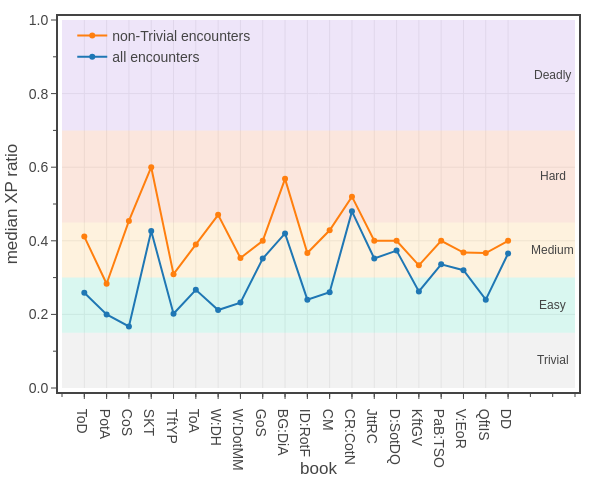

Write notebook code for a chart like this one.
### Code cell
# Fig. 5: Plots the distribution of average encounter XP ratios for each book using the 2014 rules
import plotly.graph_objects as go

rules = '2014'

fig = go.Figure()

books = [v['acronym'] for k, v in book_dict.items()]


if rules == '2014':
    thresholds = [
        ('Trivial', 0.00, 0.15, 'rgba(167, 167, 167, 0.15)'),
        ('Easy',    0.15, 0.15, 'rgba(  0, 199, 151, 0.15)'),
        ('Medium',  0.30, 0.15, 'rgba(245, 166,  35, 0.15)'),
        ('Hard',    0.45, 0.25, 'rgba(228,  90,  29, 0.15)'),
        ('Deadly',  0.70, 0.30, 'rgba(144,  79, 213, 0.15)'), #rgba(213,  79,  79, 0.2)'
        ('Very Deadly',  1.0, 0.5, 'rgba(200,  200, 200, 0.15)'),
    ]
else:
    thresholds = [
        ('Low',       0.00, 0.30, 'rgba(  0, 199, 151, 0.15)'),
        ('Moderate',  0.30, 0.15, 'rgba(245, 166,  35, 0.15)'),
        ('High',      0.45, 0.25, 'rgba(228,  90,  29, 0.15)'), #rgba(213,  79,  79, 0.2)'
        ('Very High', 0.70, 1.30, 'rgba(200,  200, 200, 0.15)'),
    ]
for name, diff, dx, color in thresholds:
    fig.add_trace(go.Scatter(
        x=[-1, len(books)+2], 
        y=[diff+dx, diff+dx],
        mode='none',
        fill='tonexty', 
        showlegend=False,
        fillcolor=color,
        hoverinfo='none'
    ))
    fig.add_annotation(
        x=len(books)+1, 
        y=diff + dx/2,
        text=name,
        showarrow=False,
        font_size=12,
    )

encounters_mean = []
for book in books:
    df1 = df[df['book_acronym'].eq(book) & df[f'{rules} difficulty'].isin(['Trivial','Easy','Medium','Hard','Deadly','Very Deadly','Low','Moderate','High','Very High'])]
    xr_mean = df1[f'{rules} XP_ratio'].median()
    xr_std = df1[f'{rules} XP_ratio'].std()
    xr_cv = xr_std/xr_mean
    encounters_mean.append(xr_mean)

fig.add_trace(go.Scatter(
    x=list(range(len(encounters_mean))), 
    y=encounters_mean,
    mode='markers+lines',
    name='all encounters',
    line_color=COLOR_LIST[0],
    hovertemplate='<b>all encounters</b><br>%{x}<br>XP ratio %{y:.2f}<extra></extra>',
))

encounters_mean = []
for book in books:
    df1 = df[df['book_acronym'].eq(book) & df[f'{rules} difficulty'].isin(['Easy','Medium','Hard','Deadly','Very Deadly','Low','Moderate','High','Very High'])]
    xr_mean = df1[f'{rules} XP_ratio'].median()
    xr_std = df1[f'{rules} XP_ratio'].std()
    xr_cv = xr_std/xr_mean
    encounters_mean.append(xr_mean)

fig.add_trace(go.Scatter(
    x=list(range(len(encounters_mean))), 
    y=encounters_mean,
    mode='markers+lines',
    name='non-Trivial encounters',
    line_color=COLOR_LIST[1],
    hovertemplate='<b>non-Trivial encounters</b><br>%{x}<br>XP ratio %{y:.2f}<extra></extra>',
))

# set layout
fig.update_layout(
    template=tfb.FIG_TEMPLATE,
    xaxis=dict(title_text='book',range=[-1,len(books)+2], automargin=True, tickmode='array', tickvals=list(range(len(books))), ticktext=list(books)),
    yaxis=dict(title_text='median XP ratio', range=[0,1.0], automargin=True, tickformat='.1f', dtick=0.2, minor_dtick=0.1),
    legend=dict(xanchor='left', x=0.02, yanchor='top', y=1.00, bgcolor='rgba(0,0,0,0)'),
    width=600, 
    height=500,
)

fig.show(config=tfb.FIG_CONFIG)

# save figures
if SAVEFIGS:
    fig.update_layout(autosize=True, width=None, height=None)
    tfb.save_fig_html(fig, format='large', name=f'./fig-encounter-median-xp-ratio-by-book-large', style='aspect-ratio: 600/500;')
    tfb.save_fig_html(fig, format='small', name=f'./fig-encounter-median-xp-ratio-by-book-small', style='aspect-ratio: 600/500;')

### Figure 1 — Plotly figure (JSON) as saved in the notebook; plotly's stock layout.template omitted (floating-point values rounded to 4 significant figures)
{"data": [{"fill": "tonexty", "fillcolor": "rgba(167, 167, 167, 0.15)", "hoverinfo": "none", "mode": "none", "showlegend": false, "type": "scatter", "x": [-1, 22], "y": [0.15, 0.15]}, {"fill": "tonexty", "fillcolor": "rgba(  0, 199, 151, 0.15)", "hoverinfo": "none", "mode": "none", "showlegend": false, "type": "scatter", "x": [-1, 22], "y": [0.3, 0.3]}, {"fill": "tonexty", "fillcolor": "rgba(245, 166,  35, 0.15)", "hoverinfo": "none", "mode": "none", "showlegend": false, "type": "scatter", "x": [-1, 22], "y": [0.45, 0.45]}, {"fill": "tonexty", "fillcolor": "rgba(228,  90,  29, 0.15)", "hoverinfo": "none", "mode": "none", "showlegend": false, "type": "scatter", "x": [-1, 22], "y": [0.7, 0.7]}, {"fill": "tonexty", "fillcolor": "rgba(144,  79, 213, 0.15)", "hoverinfo": "none", "mode": "none", "showlegend": false, "type": "scatter", "x": [-1, 22], "y": [1, 1]}, {"fill": "tonexty", "fillcolor": "rgba(200,  200, 200, 0.15)", "hoverinfo": "none", "mode": "none", "showlegend": false, "type": "scatter", "x": [-1, 22], "y": [1.5, 1.5]}, {"hovertemplate": "<b>all encounters</b><br>%{x}<br>XP ratio %{y:.2f}<extra></extra>", "line": {"color": "#1f77b4"}, "mode": "markers+lines", "name": "all encounters", "type": "scatter", "x": [0, 1, 2, 3, 4, 5, 6, 7, 8, 9, 10, 11, 12, 13, 14, 15, 16, 17, 18, 19], "y": [0.2589, 0.2, 0.1673, 0.4267, 0.2019, 0.2667, 0.2118, 0.232, 0.352, 0.42, 0.24, 0.26, 0.48, 0.352, 0.3733, 0.2622, 0.336, 0.32, 0.24, 0.3654]}, {"hovertemplate": "<b>non-Trivial encounters</b><br>%{x}<br>XP ratio %{y:.2f}<extra></extra>", "line": {"color": "#ff7f0e"}, "mode": "markers+lines", "name": "non-Trivial encounters", "type": "scatter", "x": [0, 1, 2, 3, 4, 5, 6, 7, 8, 9, 10, 11, 12, 13, 14, 15, 16, 17, 18, 19], "y": [0.4114, 0.2834, 0.454, 0.6, 0.3093, 0.39, 0.4706, 0.3531, 0.4, 0.5684, 0.3667, 0.4286, 0.52, 0.4, 0.4, 0.3333, 0.4, 0.368, 0.3667, 0.4]}], "layout": {"annotations": [{"font": {"size": 12}, "showarrow": false, "text": "Trivial", "x": 21, "y": 0.075}, {"font": {"size": 12}, "showarrow": false, "text": "Easy", "x": 21, "y": 0.225}, {"font": {"size": 12}, "showarrow": false, "text": "Medium", "x": 21, "y": 0.375}, {"font": {"size": 12}, "showarrow": false, "text": "Hard", "x": 21, "y": 0.575}, {"font": {"size": 12}, "showarrow": false, "text": "Deadly", "x": 21, "y": 0.85}, {"font": {"size": 12}, "showarrow": false, "text": "Very Deadly", "x": 21, "y": 1.25}], "height": 500, "legend": {"bgcolor": "rgba(0,0,0,0)", "x": 0.02, "xanchor": "left", "y": 1, "yanchor": "top"}, "width": 600, "xaxis": {"automargin": true, "range": [-1, 22], "tickmode": "array", "ticktext": ["ToD", "PotA", "CoS", "SKT", "TftYP", "ToA", "W:DH", "W:DotMM", "GoS", "BG:DiA", "ID:RotF", "CM", "CR:CotN", "JttRC", "D:SotDQ", "KftGV", "PaB:TSO", "V:EoR", "QftIS", "DD"], "tickvals": [0, 1, 2, 3, 4, 5, 6, 7, 8, 9, 10, 11, 12, 13, 14, 15, 16, 17, 18, 19], "title": {"text": "book"}}, "yaxis": {"automargin": true, "dtick": 0.2, "minor": {"dtick": 0.1}, "range": [0, 1], "tickformat": ".1f", "title": {"text": "median XP ratio"}}}}
